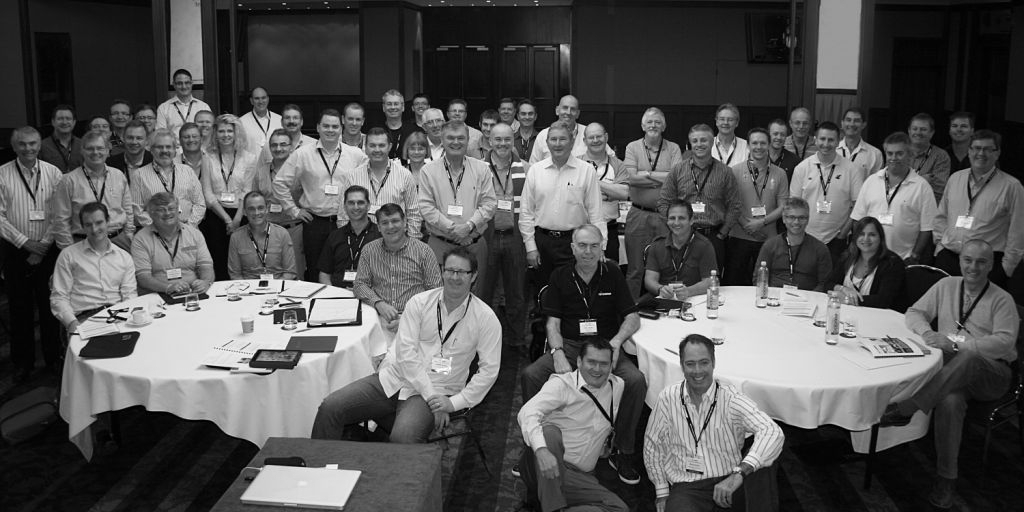
#> input picture imgs/groupGray.jpg, 1024 x 512 px
$ python finalCode.py
#> lines starting #> are read from the running program, lines starting #| are printed output that depends on the picture
import random
from random import randint, random
import matplotlib.pyplot as plt
import matplotlib.image as mpimg
import pylab as plt
import numpy as np
from matplotlib.patches import Rectangle
from PIL import Image
from statistics import mean


boothiPath = "./imgs/boothiGray.jpg"
groupImgPath = "./imgs/groupGray.jpg"

groupImg = mpimg.imread(groupImgPath)
#> groupImg is the input picture: shape (512, 1024); min 0, max 254, mean 85.2
boothi = mpimg.imread(boothiPath)
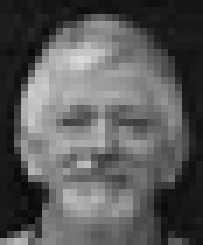
#> input picture imgs/boothiGray.jpg, 29 x 35 px (shown 7 times larger)
#> boothi is the input picture: shape (35, 29); min 8, max 218, mean 89.9
groupRows, groupCols =  np.shape(groupImg)
#> groupRows = 512; groupCols = 1024
boothiRows, boothiCols =  np.shape(boothi)
#> boothiRows = 35; boothiCols = 29
maxCorelations = []
meanOfEveryGeneration = []


populationSize = 1000
thresholdValue = 0.85
generations = 0
maxGenerations = 1000


def giveRandomNumber(maxRange):
    return int(random() * maxRange + 1)


def populationInitialization(groupCols, groupRows, populationSize):
    currentGeneration = []
    while (len(currentGeneration) != populationSize):
        x, y = (giveRandomNumber(groupRows), giveRandomNumber(groupCols))
        if (x + 35 ) < 512 and (y + 29) < 1024:
            currentGeneration.append((x, y))

    return currentGeneration


def findCorelationOfTwoMatrixes(slicedMatrixFromBarriImage, boothi):
    x = slicedMatrixFromBarriImage
    y = boothi
    return ((x - x.mean()) * (y - y.mean())).mean()/ (np.std(x) * np.std(y))


def fitnessEvaluation(currentGeneration, barriImage, boothi):
    fitnessValues = []
    for points in currentGeneration:
        x, y = points
        slicedImageFromBarriImage = barriImage[x:x +boothiRows, y: y+boothiCols]
        fitnessValues.append(findCorelationOfTwoMatrixes(slicedImageFromBarriImage, boothi))
    return fitnessValues


def selection(currentGeneration, fitnessValues):
    tempArray = []
    for i in range(len(currentGeneration)):
        tempArray.append([fitnessValues[i], currentGeneration[i]])
    tempArray.sort(key=lambda row: (row[0]), reverse=True)
    return tempArray


# Utility functions

def giveMeCoordinates(selectedGeneration):
    onlyCoordinates = []
    for i in selectedGeneration:
        onlyCoordinates.append(i[1])
    return onlyCoordinates


def binaryOF(num, bits=10):
    return np.binary_repr(num, bits)


def decimalOf(num):
    return int(num, 2)


def giveDecimalValues(listOfBits):
    temp = ""
    for i in listOfBits:
        temp += str(i)

    return int(temp, 2)


# [5 lines of commented-out code are left out]

def giveMeFitnessValues(selectedGeneration):
    fitnessValues = []
    for i in selectedGeneration:
        fitnessValues.append(i[0])
    return fitnessValues

# ======================= End Utility Functions >


# Cross Over

def crossOver(parent1, parent2):
    x1, y1 = parent1
    x2, y2 = parent2
    condition = True
    while (condition):
        x1y1 =  binaryOF(x1, 9)+binaryOF(y1, 10)
        x2y2 = binaryOF(x2, 9)+binaryOF(y2, 10)
        randomNumberToMakeACut = np.random.randint(0, 9)
        randomNumberToMakeCutTwo = np.random.randint(9, 18)
        x1y1New = x1y1[:randomNumberToMakeACut] + x2y2[randomNumberToMakeACut:randomNumberToMakeCutTwo] + x1y1[randomNumberToMakeCutTwo:]
        x2y2New = x2y2[:randomNumberToMakeACut] + x1y1[randomNumberToMakeACut:randomNumberToMakeCutTwo] + x2y2[randomNumberToMakeCutTwo:]
        # [6 lines of commented-out code are left out]
        x1 = decimalOf(x1y1New[:9])
        y1 = decimalOf(x1y1New[9:])
        x2 = decimalOf(x2y2New[:9])
        y2 = decimalOf(x2y2New[9:])
        # if crossover is good then exit the loop meaning make the condition false
        condition = not((x1 + 35 < 512 and y1 + 29 < 1024) and (x2 + 35 < 512 and y2 + 29 < 1024))
    return [(x1, y1), (x2, y2)]


def mutation(point):
    xO, yO = point # x_original and y_original
    x = binaryOF(xO, 9)
    y = binaryOF(yO, 10)
    combination = x + y
    combination = list(combination)
    temp = giveRandomNumber(len(combination) - 1)
    condition = True
    while (condition):
        if (combination[temp] == '0'):
            combination[temp] = '1'
        else:
            combination[temp] = '0'

        xO = giveDecimalValues(combination[:9])
        yO = giveDecimalValues(combination[9:])
        condition = ( xO + 35 > 512 or yO + 29 > 1024)

    return xO, yO


def mutationOfPoints(generation):
    generationLength = len(generation) * 0.02
    count = 0
    while (count != generationLength):
        # mid = int(len(generation) / 2)
        randomNumber1 = randint((len(generation) // 2), len(generation) -1)
        randomNumber2 = randint(len(generation) // 2, len(generation)-1)
        generation[randomNumber1] = mutation(generation[randomNumber1])
        generation[randomNumber2] = mutation(generation[randomNumber2])
        count += 2
    # generation[-1] = mutation(generation[-1])
    return generation

def newGeneration(selectedGeneration, groupRows, groupCols):
    newGeneration = []
    newGeneration.append(selectedGeneration[0][1])
    lastChild = selectedGeneration[-1][1]
    selectedGeneration = giveMeCoordinates(selectedGeneration)
    for i in range(1, len(selectedGeneration) - 1, 2):
        newPoints = crossOver(selectedGeneration[i], selectedGeneration[i+1])
        newGeneration.append(newPoints[0])
        newGeneration.append(newPoints[1])
    newGeneration.append(lastChild)
    newGeneration = mutationOfPoints(newGeneration)
    return newGeneration


# Graph stuff

maxCorelations = []
avgFitness = []

def plotFitness(maxCorelations, avgFitness):
    plt.figure()
    plot1, = plt.plot(maxCorelations)
    plot2, = plt.plot(avgFitness)
    plt.title("Plot of Max Corelations and Average Fitnesses")
    plt.xlabel("Generations")
    plt.ylabel("Fitness")
    plt.legend([plot1,plot2],["Max Fitess per Generation", "Avg Fitness per Generation"])
    plt.show()


# Program will start from here

currentGeneration = populationInitialization(groupCols, groupRows, 500)
fitnessValues = fitnessEvaluation(currentGeneration, groupImg, boothi)
#> after the loop in fitnessEvaluation, `for points in currentGeneration:`:
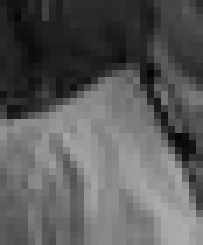
#> slicedImageFromBarriImage: shape (35, 29) (shown 7 times larger); min 3, max 172, mean 90.7
#> after the loop in fitnessEvaluation, `for points in currentGeneration:`: fitnessValues = 500 values, max 0.594 at index 389, min -0.532 at index 104, mean 0.00104
selectedGeneration = selection(currentGeneration, fitnessValues)
#> after the loop in selection, `for i in range(len(currentGeneration)):`: tempArray = 500 items
#> selectedGeneration = 500 items

for i in range(maxGenerations):
    print(f"Generation No. {i + 1}")
    newGenerationCoordinates = newGeneration(selectedGeneration, groupRows, groupCols)
#> in newGeneration, `lastChild = selectedGeneration[-1][1]`: lastChild = (422, 542)
#> the loop in giveMeCoordinates, `for i in selectedGeneration:` made 500 passes
#> i on passes 1 to 3: [0.594, (403, 394)], [0.549, (169, 861)], [0.462, (306, 395)]
#> after the loop in giveMeCoordinates, `for i in selectedGeneration:`: onlyCoordinates = 500 pairs, first value 1 to 475, second value 2 to 992
#> in newGeneration, `selectedGeneration = giveMeCoordinates(selectedGeneration)`: selectedGeneration has the same summary as onlyCoordinates in giveMeCoordinates
#> the loop in newGeneration, `for i in range(1, len(selectedGeneration) - 1, 2):` made 249 passes
#> (i, newPoints) on passes 2 to 4: (3, [(288, 479), (377, 474)]), (5, [(408, 43), (86, 900)]), (7, [(162, 480), (137, 803)])
#> after the loop in newGeneration, `for i in range(1, len(selectedGeneration) - 1, 2):`: newGeneration = 499 pairs, first value 0 to 473, second value 0 to 994
#> in mutationOfPoints, `generationLength = len(generation) * 0.02`: generationLength = 10
#> the loop in mutationOfPoints, `while (count != generationLength):` made 5 passes
#> (randomNumber1, randomNumber2) on pass 1: (282, 478)
    fitnessValues = fitnessEvaluation(newGenerationCoordinates, groupImg, boothi)
#> the loop in fitnessEvaluation (call 2), `for points in currentGeneration:` made 500 passes
#> points on passes 1 to 3: (403, 394), (162, 861), (313, 395)
#> pass 1, in fitnessEvaluation (call 2), `slicedImageFromBarriImage = barriImage[x:x +boothiRows, y: y+boothiCols]`:
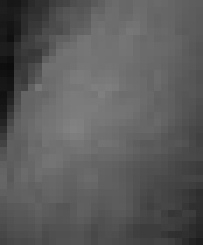
#> slicedImageFromBarriImage: shape (35, 29) (shown 7 times larger); min 12, max 130, mean 90.4
#> pass 2, in fitnessEvaluation (call 2), `slicedImageFromBarriImage = barriImage[x:x +boothiRows, y: y+boothiCols]`:
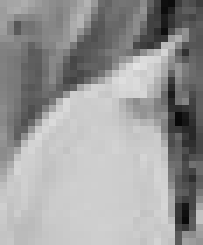
#> slicedImageFromBarriImage: shape (35, 29) (shown 7 times larger); min 8, max 227, mean 154.5
#> pass 3, in fitnessEvaluation (call 2), `slicedImageFromBarriImage = barriImage[x:x +boothiRows, y: y+boothiCols]`:
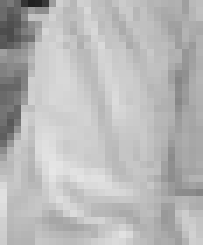
#> slicedImageFromBarriImage: shape (35, 29) (shown 7 times larger); min 32, max 230, mean 184.2
#> after the loop in fitnessEvaluation (call 2), `for points in currentGeneration:`:
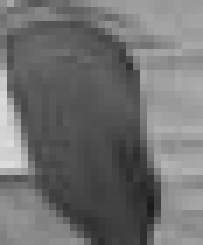
#> slicedImageFromBarriImage: shape (35, 29) (shown 7 times larger); min 27, max 221, mean 112
    selectedGeneration = selection(newGenerationCoordinates, fitnessValues)
    sortedFitnessValues = giveMeFitnessValues(selectedGeneration)
#> the loop in giveMeFitnessValues, `for i in selectedGeneration:` made 500 passes
#> i on passes 1 to 3: [0.594, (403, 394)], [0.514, (313, 395)], [0.496, (329, 477)]
    maxCorelations.append(max(sortedFitnessValues))
    avgFitness.append(mean(sortedFitnessValues))
    temp = round(selectedGeneration[0][0], 2)
    x, y = selectedGeneration[0][1]

    if temp>=thresholdValue:
        print("I am boothi", (x, y), temp)
        plt.imshow(Image.open("./imgs/groupGray.jpg"), cmap=plt.get_cmap('gray'))
        plt.gca().add_patch(Rectangle((y,x),29,35,
                        edgecolor='red',
                        facecolor='none',
                        lw=2))
        plt.show()
        break


# print(max(maxCorelations))
plotFitness(maxCorelations, avgFitness)
#> in plotFitness, `plt.show()`:
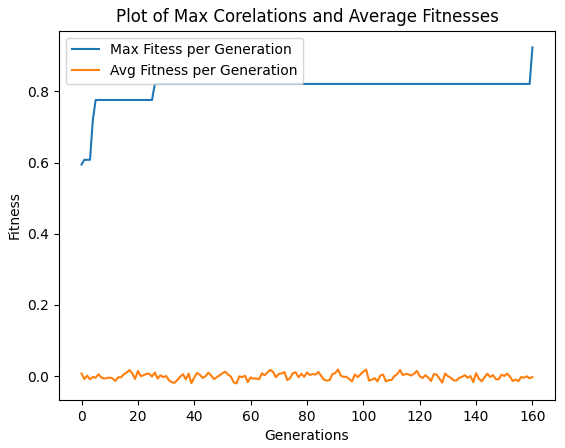
#> figure drawn by matplotlib, 1 panel; curve peaks at x = 160, y = 0.923; curve peaks at x = 91, y = 0.0187
